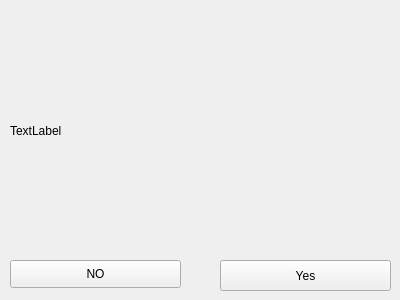
<?xml version="1.0" encoding="UTF-8"?>
<ui version="4.0">
 <class>DialogWnd</class>
 <widget class="QWidget" name="DialogWnd">
  <property name="geometry">
   <rect>
    <x>0</x>
    <y>0</y>
    <width>400</width>
    <height>300</height>
   </rect>
  </property>
  <property name="windowTitle">
   <string>whant to save picture?</string>
  </property>
  <widget class="QLabel" name="picture">
   <property name="geometry">
    <rect>
     <x>10</x>
     <y>10</y>
     <width>371</width>
     <height>241</height>
    </rect>
   </property>
   <property name="text">
    <string>TextLabel</string>
   </property>
  </widget>
  <widget class="QPushButton" name="noButton">
   <property name="geometry">
    <rect>
     <x>10</x>
     <y>260</y>
     <width>171</width>
     <height>28</height>
    </rect>
   </property>
   <property name="text">
    <string>NO</string>
   </property>
  </widget>
  <widget class="QPushButton" name="yesButton">
   <property name="geometry">
    <rect>
     <x>220</x>
     <y>260</y>
     <width>171</width>
     <height>31</height>
    </rect>
   </property>
   <property name="text">
    <string>Yes</string>
   </property>
  </widget>
 </widget>
 <layoutdefault spacing="6" margin="11"/>
 <resources/>
 <connections/>
</ui>
